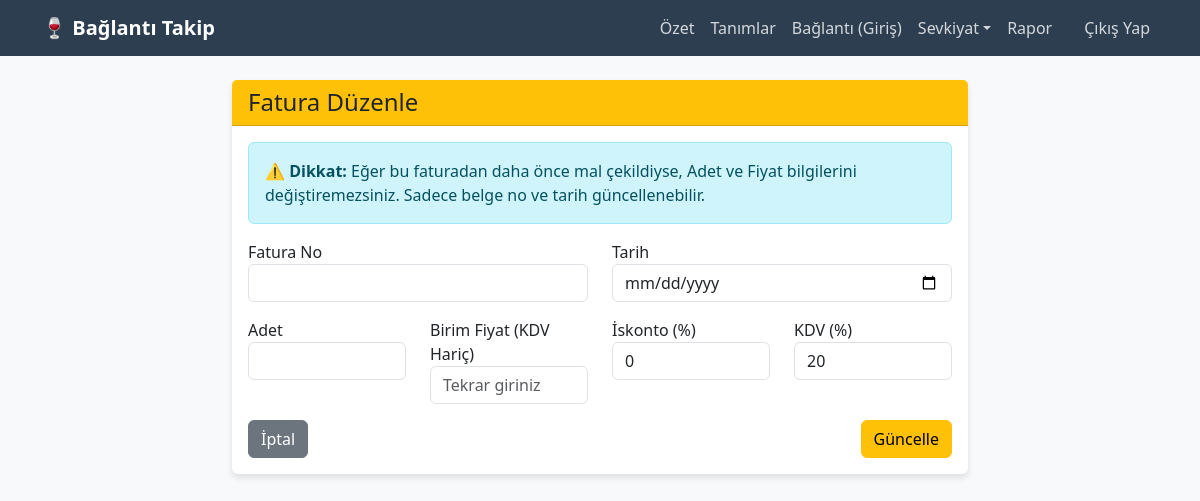
The app's page /fatura-duzenle/12 (signed in), older data.
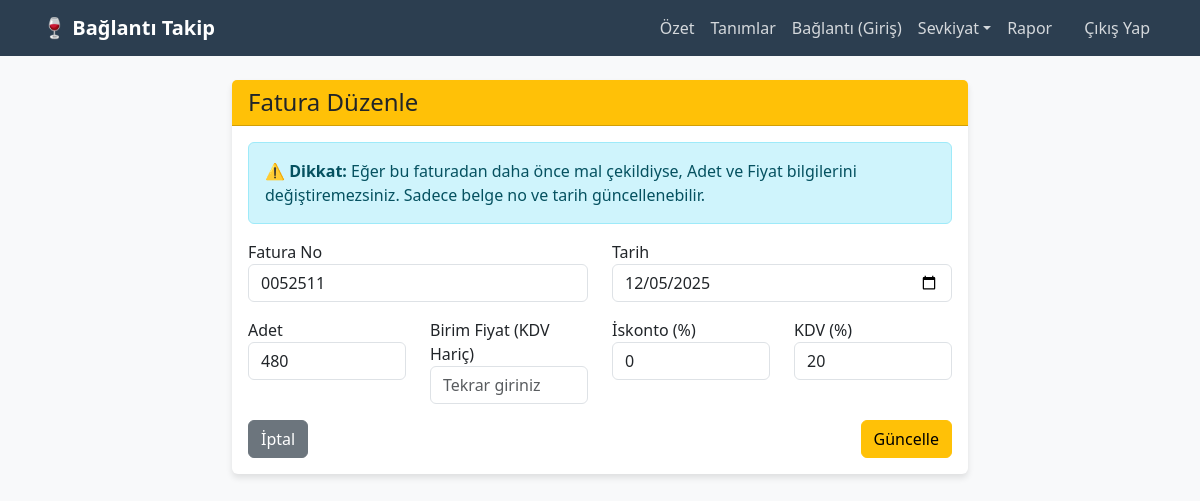
The same page, newer data.
### tables this page shows
CREATE TABLE faturalar 
                     (id INTEGER PRIMARY KEY AUTOINCREMENT, 
                      tedarikci_id INTEGER, urun_id INTEGER, 
                      fatura_no TEXT, tarih TEXT, 
                      toplam_adet INTEGER, kalan_adet INTEGER, 
                      net_maliyet REAL);

### app/routes.py (the view)
@main.route('/fatura-duzenle/<int:id>', methods=['GET', 'POST'])
@login_required
def fatura_duzenle(id):
    if request.method == 'POST':
        success, msg = DatabaseManager.update_fatura(id, request.form)
        flash(msg, 'success' if success else 'danger')
        return redirect(url_for('main.rapor') if success else url_for('main.fatura_duzenle', id=id))
    fatura = DatabaseManager.get_fatura(id)
    return render_template('fatura_duzenle.html', f=fatura)

### app/__init__.py (called while the page is built)
def create_app(config_class=Config):
    app = Flask(__name__)
    app.config.from_object(config_class)
    from app.models import DatabaseManager
    DatabaseManager.init_db(app.config['DB_NAME'])
    login_manager = LoginManager()
    login_manager.login_view = 'main.login' # Giriş yapılmamışsa buraya atar
    login_manager.init_app(app)
    @login_manager.user_loader
    def load_user(user_id):
        return DatabaseManager.get_user_by_id(user_id)
    from app.routes import main
    app.register_blueprint(main)
    return app

### app/models.py (called while the page is built)
    @staticmethod
    def get_db_connection():
        conn = sqlite3.connect(current_app.config['DB_NAME'])
        conn.row_factory = sqlite3.Row
        return conn

    @staticmethod
    def get_user_by_id(user_id):
        conn = DatabaseManager.get_db_connection()
        user_data = conn.execute("SELECT * FROM kullanicilar WHERE id = ?", (user_id,)).fetchone()
        conn.close()
        if user_data:
            return User(user_data['id'], user_data['username'], user_data['password'])
        return None

### app/templates/fatura_duzenle.html
{% extends "base.html" %}
{% block content %}
<div class="row justify-content-center">
    <div class="col-md-8">
        <div class="card">
            <div class="card-header bg-warning text-dark">
                <h4 class="mb-0">Fatura Düzenle</h4>
            </div>
            <div class="card-body">
                <div class="alert alert-info">
                    ⚠️ <b>Dikkat:</b> Eğer bu faturadan daha önce mal çekildiyse, Adet ve Fiyat bilgilerini değiştiremezsiniz. Sadece belge no ve tarih güncellenebilir.
                </div>
                <form method="POST">
                    <div class="row">
                        <div class="col-md-6 mb-3">
                            <label>Fatura No</label>
                            <input type="text" name="fatura_no" value="{{ f['fatura_no'] }}" class="form-control" required>
                        </div>
                        <div class="col-md-6 mb-3">
                            <label>Tarih</label>
                            <input type="date" name="tarih" value="{{ f['tarih'] }}" class="form-control" required>
                        </div>
                    </div>
                    <div class="row">
                        <div class="col-md-3 mb-3">
                            <label>Adet</label>
                            <input type="number" name="adet" value="{{ f['toplam_adet'] }}" class="form-control" required>
                        </div>
                        <div class="col-md-3 mb-3">
                            <label>Birim Fiyat (KDV Hariç)</label>
                            <input type="number" step="0.01" name="fiyat" class="form-control" required placeholder="Tekrar giriniz">
                        </div>
                        <div class="col-md-3 mb-3">
                            <label>İskonto (%)</label>
                            <input type="number" step="0.01" name="iskonto" class="form-control" value="0">
                        </div>
                        <div class="col-md-3 mb-3">
                            <label>KDV (%)</label>
                            <input type="number" step="0.01" name="kdv" class="form-control" value="20">
                        </div>
                    </div>
                    <div class="d-flex justify-content-between">
                        <a href="{{ url_for('main.rapor') }}" class="btn btn-secondary">İptal</a>
                        <button type="submit" class="btn btn-warning">Güncelle</button>
                    </div>
                </form>
            </div>
        </div>
    </div>
</div>
{% endblock %}

Row changes from the older to the newer data that the page shows:
added faturalar: fatura_no "0052511", tarih "12/05/2025", adet "480"
